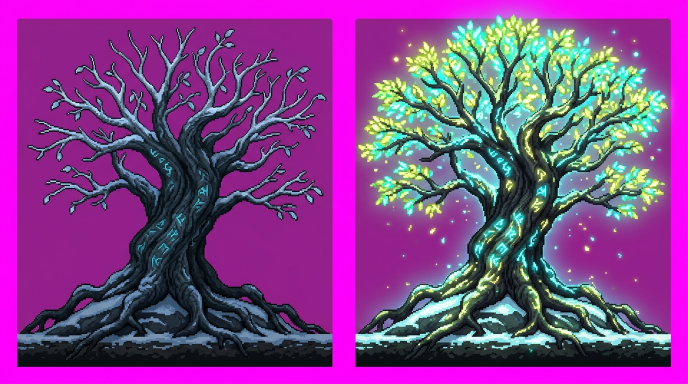
#> input picture tools/raw/arvore.jpeg, 1376 x 768 px (shown at 1/2 size)
$ python build-tree.py
#> lines starting #> are read from the running program, lines starting #| are printed output that depends on the picture
"""Gera assets/sprites/arvore.png (Arvore Sagrada: quadro 0 dormente, quadro 1 desperta) a partir de tools/raw/arvore.jpeg.
Uso: python tools/build-tree.py
O raw e um desenho do Gemini com dois paineis sobre fundo roxo/magenta; o fundo e removido por matiz."""
import os
import numpy as np
from PIL import Image

root = os.path.dirname(os.path.abspath(__file__))
src = Image.open(os.path.join(root, 'raw', 'arvore.jpeg')).convert('RGB')
#> src is the input picture: PIL image 1376x768 RGB; mean R, G, B 130.4, 66.2, 140.5
PANELS = [(35, 38, 665, 735), (711, 38, 1341, 735)]   # esquerda dormente, direita desperta
FW, FH = 200, 222                                    # tamanho final de cada quadro

def key_panel(box):
#> called with box = (35, 38, 665, 735)
    a = np.asarray(src.crop(box)).astype(np.float32)
    r, g, b = a[..., 0], a[..., 1], a[..., 2]
    m = np.minimum(r, b) - g                           # "magenta-ness": alto no fundo roxo, baixo na arvore
    alpha = 1 - np.clip((m - 14) / 46, 0, 1)
    # remove o roxo que sobra nas bordas semitransparentes
    spill = np.clip(m, 0, None) * (1 - alpha) * 1.0
    a[..., 0] = np.clip(r - spill, 0, 255); a[..., 2] = np.clip(b - spill, 0, 255)
    h, w = alpha.shape
#> h = 697; w = 630
    # a faixa de chao some nas pontas: fica so a base da arvore
    yy, xx = np.mgrid[0:h, 0:w]
    cx = w / 2
#> cx = 315
    side = np.clip(1 - (np.abs(xx - cx) - 215) / 95, 0, 1)
    ground = np.clip((yy - (h - 95)) / 30, 0, 1)         # 0 acima da faixa, 1 dentro dela
    alpha *= 1 - ground * (1 - side)
    alpha *= np.clip((h - 8 - yy) / 14, 0, 1)            # borda inferior suave
    out = np.dstack([a[..., 0], a[..., 1], a[..., 2], alpha * 255]).astype(np.uint8)
    return Image.fromarray(out, 'RGBA')

frames = [key_panel(b) for b in PANELS]
#> call 2 of key_panel, with box = (711, 38, 1341, 735)
#> in key_panel (call 2), `r, g, b = a[..., 0], a[..., 1], a[..., 2]`:
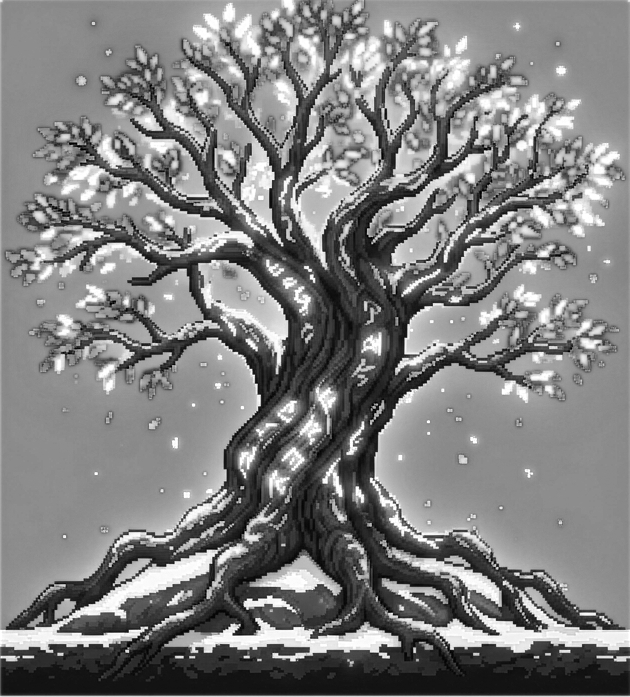
#> b: shape (697, 630) float32; min 0, max 255, mean 127.3
#> in key_panel (call 2), `m = np.minimum(r, b) - g                           # "magenta-ness": a..`:
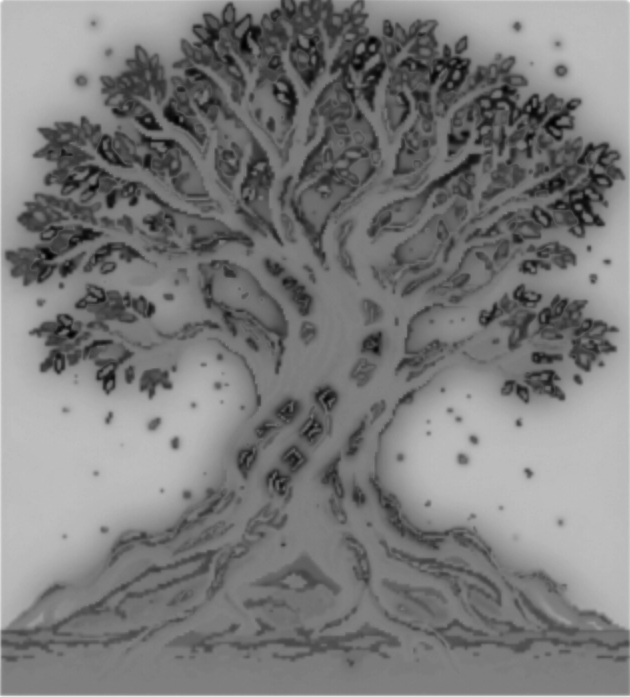
#> m: shape (697, 630) float32; min -231, max 226, mean -9.1; drawn with min black and max white
#> in key_panel (call 2), `spill = np.clip(m, 0, None) * (1 - alpha) * 1.0`:
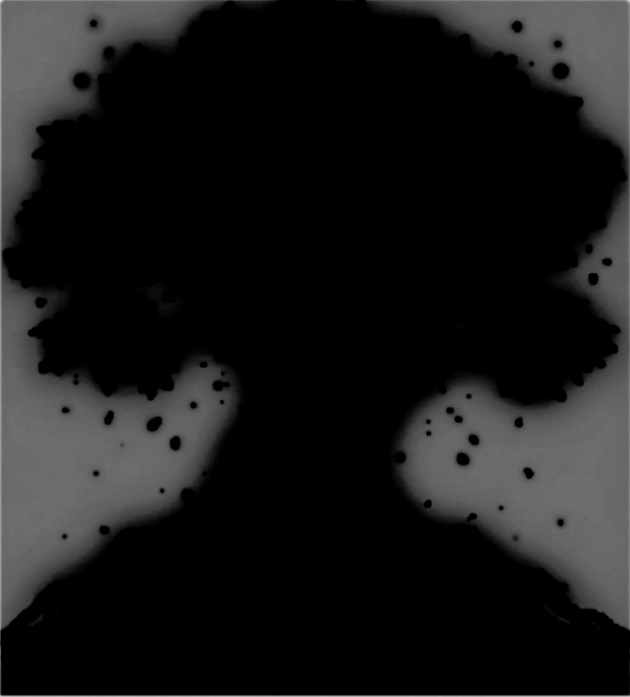
#> spill: shape (697, 630) float32; min 0, max 226, mean 25
#> in key_panel (call 2), `alpha *= np.clip((h - 8 - yy) / 14, 0, 1)`:
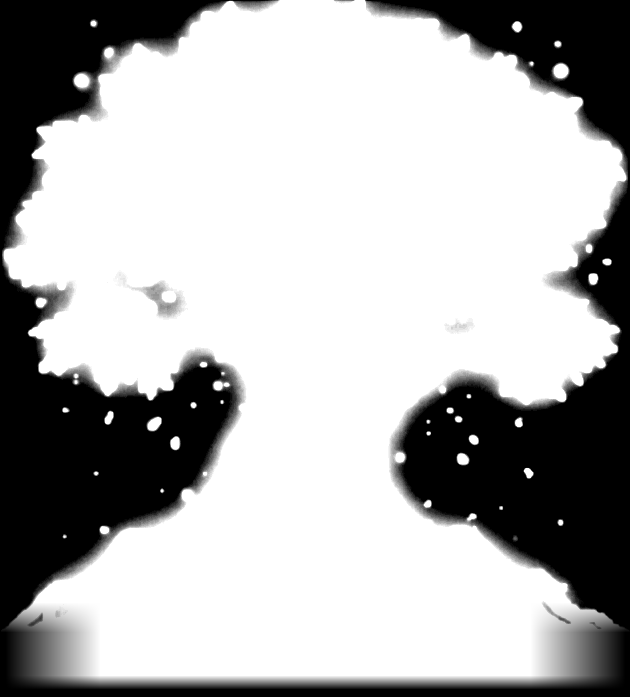
#> alpha: shape (697, 630) float32; min 0, max 1, mean 0.688
#> in key_panel (call 2), `out = np.dstack([a[..., 0], a[..., 1], a[..., 2], alpha * 255]).astype..`:
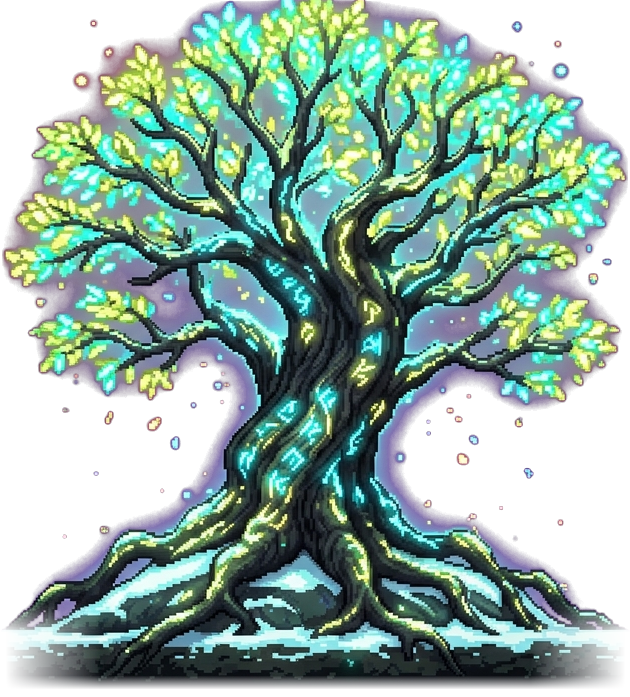
#> out: shape (697, 630, 4); mean R, G, B, A 86.6, 112.2, 102.2, 175.3; transparent parts drawn white
#> frames = 2 items
# caixa comum, para os dois quadros ficarem alinhados
bb = None
for f in frames:
    box = f.getchannel('A').point(lambda v: 255 if v > 24 else 0).getbbox()
    bb = box if bb is None else (min(bb[0], box[0]), min(bb[1], box[1]), max(bb[2], box[2]), max(bb[3], box[3]))
#> this loop made 2 passes
#> bb on passes 1 to 2: (5, 16, 624, 688), (2, 0, 628, 688)
sheet = Image.new('RGBA', (FW * 2, FH), (0, 0, 0, 0))
#> sheet: PIL image 400x222 RGBA; every value is 0
for i, f in enumerate(frames):
    c = f.crop(bb); s = min((FW - 4) / c.width, (FH - 4) / c.height)
    c = c.resize((max(1, round(c.width * s)), max(1, round(c.height * s))), Image.LANCZOS)
    sheet.paste(c, (i * FW + (FW - c.width) // 2, FH - c.height), c)
#> this loop made 2 passes
#> s on passes 1 to 2: 0.313, 0.313
#> pass 1, `c = f.crop(bb)`:
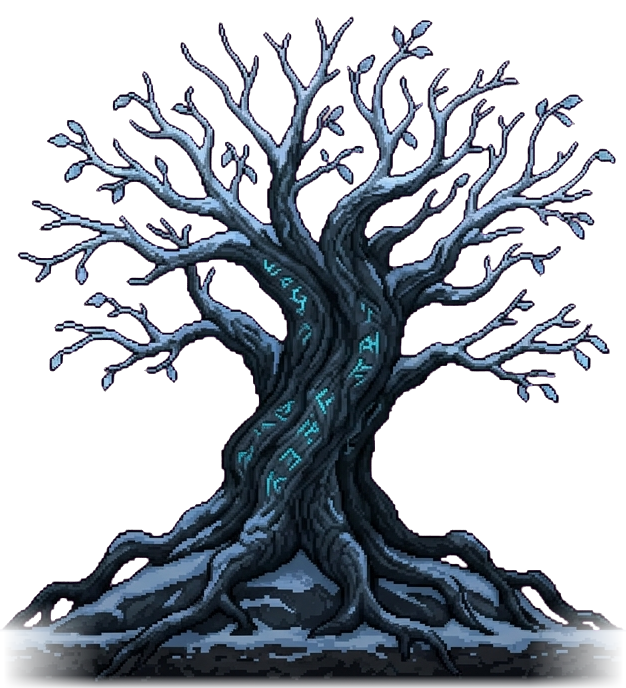
#> c: PIL image 626x688 RGBA; mean R, G, B, A 44, 45.4, 53.2, 105.2; transparent parts drawn white
#> after the loop:
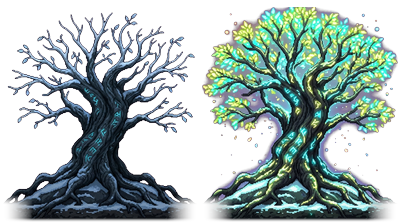
#> sheet: PIL image 400x222 RGBA; mean R, G, B, A 43.3, 59, 56.9, 129.3; transparent parts drawn white
out = os.path.join(root, '..', 'inverno-sombrio', 'assets', 'sprites', 'arvore.png')
sheet.save(out); print('ok', out, sheet.size)
#| ok tools/../inverno-sombrio/assets/sprites/arvore.png (400, 222)
